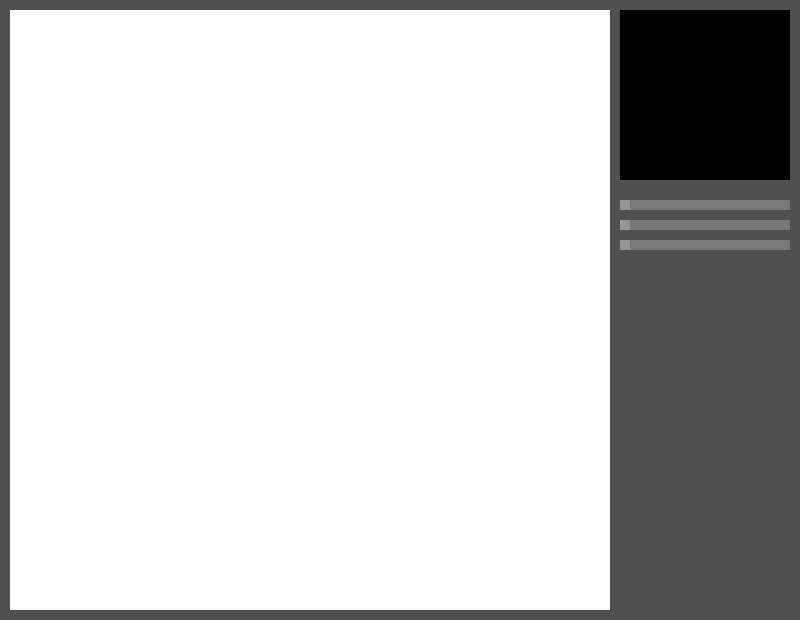
Frame 1 (no input)
Frame 60 (the mouse pressed at the canvas centre just before this capture): identical to frame 1, image omitted
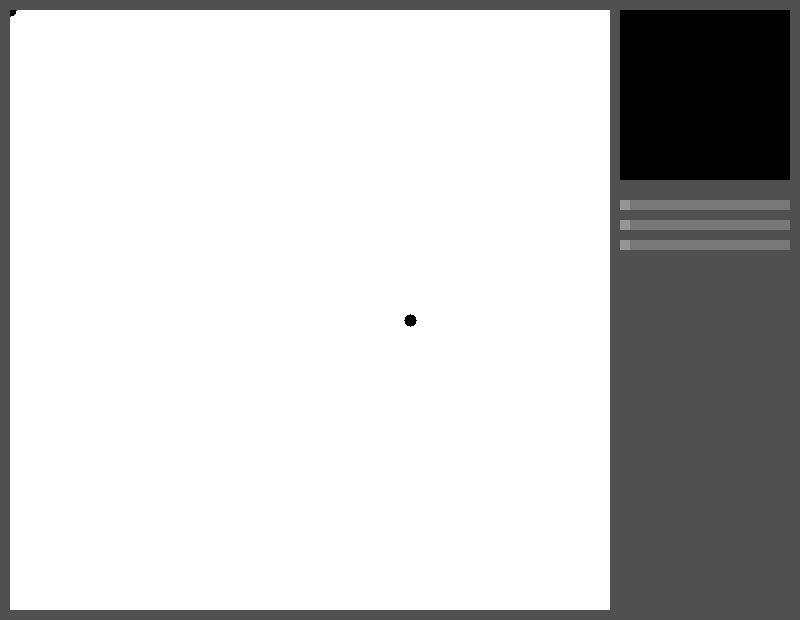
Frame 120 (the mouse held since frame 60 and released just before this capture)

The Processing sketch that drew these frames (run headless with seeded random() and noise(); from frame 60 on, the mouse is pressed at the canvas centre):

// Processing sketch: paint
// ── paint.pde
ScrollH s1, s2, s3;
PImage lienzo = createImage(600, 600, RGB);
color c;
float tam, antx, anty;

void setup() {
  size(800, 620);
  background(80);
  noStroke();
  frameRate(60);

  nuevoLienzo(lienzo);

  s1 = new ScrollH(620, 200, 170, 10, 0, 255, 0);
  s2 = new ScrollH(620, 220, 170, 10, 0, 255, 0);
  s3 = new ScrollH(620, 240, 170, 10, 0, 255, 0);
  c = color(0);
  tam = 6;
}

void draw() {
  s1.act();
  s2.act();
  s3.act();
  c = color(s1.val, s2.val, s3.val);

  if (mousePressed) {
    //circulo(lienzo, mouseX-10, mouseY-10, tam);
    /*
    int i = (mouseY-10)*lienzo.width+mouseX-10;
     if ((i >= 0) && (i < 600*600)) {
     lienzo.loadPixels();
     lienzo.pixels[i] = color(c);
     lienzo.updatePixels();
     }
     */
    linea(lienzo, antx, anty, mouseX, mouseY, tam);
    antx = mouseX;
    anty = mouseY;
  }

  fill(c);
  rect(620, 10, 170, 170);
  fill(255);
  image(lienzo, 10, 10);
  println(frameRate);
}

void nuevoLienzo(PImage img) {
  img.loadPixels();
  for (int i = 0; i < img.pixels.length; i++) {
    img.pixels[i] = color(255);
  }
  img.updatePixels();
}

void linea(PImage img, float x1, float y1, float x2, float y2, float dis) {
  float ang, x, y;
  ang = atan2(y1-y2, x1-x2);
  x = cos(ang);
  y = sin(ang);
  for (int i = 0; i <= dist(x1,y1,x2,y2); i++) {
    circulo(img, x1+x*i, y1+y*i, dis);
  }
}

void circulo(PImage img, float cx, float cy, float dis) {
  for (int i = int(round(cy - dis)); i <= cy + dis; i++) {
    int lu = i * img.width;
    for (int j = int(round(cx - dis)); j <= cx+ dis; j++) {
      if ((i>=0)&&(i<img.height)&&(j<img.width)&&(j>=0)) {
        if (dist(j, i, cx, cy) <= dis) {
          img.loadPixels();
          img.pixels[lu+j] = color(c);
          img.updatePixels();
        }
      }
    }
  }
}


// ── ScrollH.pde
class ScrollH {
  float x, y, width, height, max, min, val;
  
  ScrollH(float nx, float ny, float nw, float nh, float nmin, float nmax, float nvar) {
    x = nx;
    y = ny;
    width = nw;
    height = nh;
    max = nmax;
    min = nmin;
    val = nvar;
  }

  void act() {
    if (mousePressed) {
      if ( mouseX >= x + height/2 - 8 && mouseX <= x + width - height/2 + 8) {
        if ( mouseY >= y  && mouseY <= y + height)
          val = min + (max-min) * ((mouseX- height/2 - x )/(width - height));
        if (val < min) {
          val = min;
        }
        else if (val > max) {
          val = max;
        }
      }
    } 
    draw();
  }

  void draw() {
    fill(120);
    rect(x, y, width, height);

    fill(150);
    float pos = x + ((width-height) * (val-min)/(max-min));
    rect(pos, y, height, height);
  }
}
